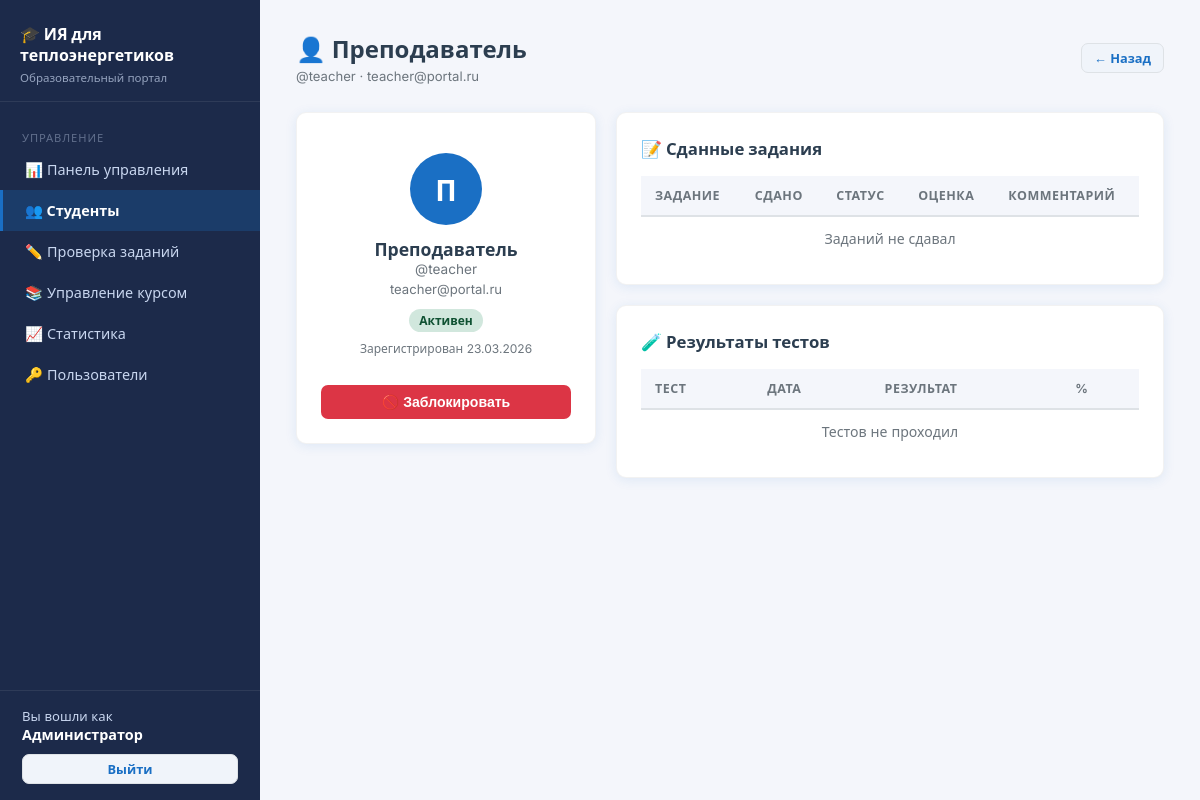
Page /admin/student/2 (signed in) on the committed database.
### app.py (models this page shows, shortened)
class User(UserMixin, db.Model):
    __tablename__ = 'users'
    id = db.Column(db.Integer, primary_key=True)
    username = db.Column(db.String(64), unique=True, nullable=False)
    full_name = db.Column(db.String(128), nullable=False)
    email = db.Column(db.String(120), unique=True, nullable=False)
    password_hash = db.Column(db.String(256), nullable=False)
    role = db.Column(db.String(16), nullable=False, default='student')  # student, teacher, admin
    is_active = db.Column(db.Boolean, default=True)
    created_at = db.Column(db.DateTime, default=lambda: datetime.now(timezone.utc))
    submissions = db.relationship('Submission', foreign_keys='Submission.user_id', backref='student', lazy=True)
    test_submissions = db.relationship('TestSubmission', foreign_keys='TestSubmission.user_id', backref='student', lazy=True)

### app.py (the view)
@app.route('/admin/student/<int:uid>')
@login_required
@role_required('teacher', 'admin')
def admin_student_detail(uid):
    student = User.query.get_or_404(uid)
    course = Course.query.first()
    return render_template('admin/student_detail.html', student=student, course=course)

### app.py (called while the page is built)
def role_required(*roles):
    def decorator(f):
        @wraps(f)
        def decorated(*args, **kwargs):
            if not current_user.is_authenticated or current_user.role not in roles:
                abort(403)
            return f(*args, **kwargs)
        return decorated
    return decorator

@login_manager.user_loader
def load_user(user_id):
    return db.session.get(User, int(user_id))

@app.context_processor
def inject_now():
    return {'now': datetime.now(timezone.utc), 'json': json}

### templates/admin/student_detail.html (shortened to what this page needs)
{% extends 'base.html' %}
{% block content %}
<div class="topbar">
  <div>
    <h1>👤 {{ student.full_name }}</h1>
    <div class="breadcrumb">@{{ student.username }} · {{ student.email }}</div>
  </div>
  <a href="{{ url_for('admin_students') }}" class="btn btn-secondary btn-sm">← Назад</a>
</div>
<div style="display:grid;grid-template-columns:300px 1fr;gap:20px;align-items:start">
  <div class="card">
    <div style="text-align:center;padding:16px 0">
      <div style="width:72px;height:72px;border-radius:50%;background:var(--primary);color:#fff;display:flex;align-items:center;justify-content:center;font-size:1.8rem;font-weight:700;margin:0 auto">
        {{ student.full_name[0] }}
      </div>
      <div style="font-weight:700;font-size:1.1rem;margin-top:12px">{{ student.full_name }}</div>
      <div style="color:var(--muted);font-size:.85rem">@{{ student.username }}</div>
      <div style="color:var(--muted);font-size:.82rem;margin-top:4px">{{ student.email }}</div>
      <div style="margin-top:12px">
        <span class="badge {% if student.is_active %}badge-reviewed{% else %}badge-revision{% endif %}">
          {{ 'Активен' if student.is_active else 'Заблокирован' }}
        </span>
      </div>
      <div style="font-size:.75rem;color:var(--muted);margin-top:8px">
        Зарегистрирован {{ student.created_at.strftime('%d.%m.%Y') }}
      </div>
    </div>
    {% if current_user.role == 'admin' %}
    <form method="POST" action="{{ url_for('admin_toggle_user', uid=student.id) }}" style="margin-top:12px">
      <button type="submit" class="btn {% if student.is_active %}btn-danger{% else %}btn-success{% endif %}" style="width:100%;justify-content:center" onclick="return confirm('Уверены?')">
        {{ '🚫 Заблокировать' if student.is_active else '✅ Разблокировать' }}
      </button>
    </form>
    {% endif %}
  </div>
  <div>
    <div class="card" style="margin-bottom:20px">
      <div class="card-title">📝 Сданные задания</div>
      <div class="table-wrap">
        <table>
          <thead>
            <tr><th>Задание</th><th>Сдано</th><th>Статус</th><th>Оценка</th><th>Комментарий</th></tr>
          </thead>
          <tbody>
            {% for sub in student.submissions %}
            <tr>
              <td style="font-weight:600">{{ sub.assignment.title }}</td>
              <td style="font-size:.82rem;color:var(--muted)">{{ sub.submitted_at.strftime('%d.%m.%Y %H:%M') }}</td>
              <td>
                {% if sub.status == 'pending' %}<span class="badge badge-pending">⏳</span>
                {% elif sub.status == 'reviewed' %}<span class="badge badge-reviewed">✅</span>
                {% else %}<span class="badge badge-revision">🔄</span>{% endif %}
              </td>
              <td style="font-weight:700;text-align:center">{{ sub.grade if sub.grade is not none else '—' }}</td>
              <td style="font-size:.82rem;color:var(--muted)">{{ (sub.comment[:60] + '...') if sub.comment and sub.comment|length > 60 else (sub.comment or '—') }}</td>
            </tr>
            {% else %}
            <tr><td colspan="5" style="text-align:center;color:var(--muted)">Заданий не сдавал</td></tr>
            {% endfor %}
          </tbody>
        </table>
      </div>
    </div>
    <div class="card">
      <div class="card-title">🧪 Результаты тестов</div>
      <div class="table-wrap">
        <table>
          <thead>
            <tr><th>Тест</th><th>Дата</th><th>Результат</th><th>%</th></tr>
          </thead>
          <tbody>
            {% for ts in student.test_submissions if ts.finished_at %}
            {% set pct = ((ts.score / ts.max_score * 100)|int) if ts.max_score > 0 else 0 %}
            <tr>
              <td style="font-weight:600">{{ ts.test.title }}</td>
              <td style="font-size:.82rem;color:var(--muted)">{{ ts.finished_at.strftime('%d.%m.%Y %H:%M') }}</td>
              <td style="text-align:center">{{ ts.score }}/{{ ts.max_score }}</td>
              <td style="font-weight:700;color:{% if pct >= 75 %}var(--success){% elif pct >= 50 %}var(--accent){% else %}var(--danger){% endif %}">{{ pct }}%</td>
            </tr>
            {% else %}
            <tr><td colspan="4" style="text-align:center;color:var(--muted)">Тестов не проходил</td></tr>
            {% endfor %}
          </tbody>
        </table>
      </div>
    </div>
  </div>
</div>
{% endblock %}

### templates/base.html (shortened to what this page needs)
<!DOCTYPE html>
<html lang="ru">
<head>
  <link rel="stylesheet" href="{{ url_for('static', filename='css/style.css') }}">
</head>
<body>
<div class="layout">
  <aside class="sidebar">
    <div class="sidebar-logo">
      <div class="logo-title">🎓 ИЯ для теплоэнергетиков</div>
      <div class="logo-sub">Образовательный портал</div>
    </div>
    <nav class="sidebar-nav">
      {% if current_user.is_authenticated %}
        {% if current_user.role in ('teacher', 'admin') %}
          <div class="nav-section">Управление</div>
          <a href="{{ url_for('admin_dashboard') }}" class="{{ 'active' if request.endpoint == 'admin_dashboard' }}">
            📊 Панель управления
          </a>
          <a href="{{ url_for('admin_students') }}" class="{{ 'active' if request.endpoint in ('admin_students','admin_student_detail') }}">
            👥 Студенты
          </a>
          <a href="{{ url_for('admin_review') }}" class="{{ 'active' if request.endpoint in ('admin_review','admin_review_detail') }}">
            ✏️ Проверка заданий
          </a>
          <a href="{{ url_for('admin_course') }}" class="{{ 'active' if 'course' in request.endpoint or 'material' in request.endpoint or 'assignment' in request.endpoint or 'test' in request.endpoint }}">
            📚 Управление курсом
          </a>
          <a href="{{ url_for('admin_statistics') }}" class="{{ 'active' if request.endpoint == 'admin_statistics' }}">
            📈 Статистика
          </a>
          {% if current_user.role == 'admin' %}
          <a href="{{ url_for('admin_users') }}" class="{{ 'active' if request.endpoint == 'admin_users' }}">
            🔑 Пользователи
          </a>
          {% endif %}
        {% endif %}
      {% endif %}
    </nav>
    {% if current_user.is_authenticated %}
    <div class="sidebar-footer">
      <div class="user-info">Вы вошли как</div>
      <div class="user-name">{{ current_user.full_name }}</div>
      <div style="margin-top:10px">
        <a href="{{ url_for('logout') }}" class="btn btn-secondary btn-sm" style="width:100%;justify-content:center">
          Выйти
        </a>
      </div>
    </div>
    {% endif %}
  </aside>
  <main class="main-content">
    {% block content %}{% endblock %}
  </main>
</div>
</body>
</html>

### static/css/style.css (style rules this page uses)
:root { --primary: #1a6fc4; --primary-dark: #135299; --secondary: #17a2b8; --accent: #f0a500; --bg: #f4f6fb; --sidebar-bg: #1c2a4a; --sidebar-text: #c8d6ef; --sidebar-active: #1a6fc4; --card-bg: #ffffff; --text: #2c3e50; --muted: #6c757d; --border: #dee2e6; --success: #28a745; --warning: #ffc107; --danger: #dc3545; --radius: 10px; --shadow: 0 2px 12px rgba(26,111,196,.10); --transition: .2s ease; }
* { box-sizing: border-box; margin: 0; padding: 0; }
body { font-family: 'Inter', 'Segoe UI', sans-serif; background: var(--bg); color: var(--text); min-height: 100vh; }
.layout { display: flex; min-height: 100vh; }
.sidebar { width: 260px; min-height: 100vh; background: var(--sidebar-bg); display: flex; flex-direction: column; position: fixed; top: 0; left: 0; bottom: 0; z-index: 100; }
.sidebar-logo { padding: 24px 20px 16px; border-bottom: 1px solid rgba(255,255,255,.08); }
.sidebar-logo .logo-title { font-size: 1rem; font-weight: 700; color: #fff; line-height: 1.3; }
.sidebar-logo .logo-sub { font-size: .72rem; color: var(--sidebar-text); margin-top: 4px; opacity: .7; }
.sidebar-nav { flex: 1; padding: 12px 0; }
.sidebar-nav a { display: flex; align-items: center; gap: 10px; padding: 11px 22px; color: var(--sidebar-text); text-decoration: none; font-size: .9rem; border-left: 3px solid transparent; transition: var(--transition); }
.sidebar-nav a.active { background: rgba(26,111,196,.25); color: #fff; border-left-color: var(--primary); font-weight: 600; }
.sidebar-nav .nav-section { padding: 16px 22px 4px; font-size: .7rem; text-transform: uppercase; letter-spacing: .08em; color: rgba(200,214,239,.4); }
.sidebar-footer { padding: 16px 22px; border-top: 1px solid rgba(255,255,255,.08); }
.sidebar-footer .user-info { color: var(--sidebar-text); font-size: .82rem; }
.sidebar-footer .user-name { color: #fff; font-weight: 600; font-size: .9rem; }
.main-content { margin-left: 260px; flex: 1; padding: 32px 36px; }
.topbar { display: flex; align-items: center; justify-content: space-between; margin-bottom: 28px; }
.topbar h1 { font-size: 1.5rem; font-weight: 700; color: var(--text); }
.topbar .breadcrumb { font-size: .82rem; color: var(--muted); margin-top: 3px; }
.card { background: var(--card-bg); border-radius: var(--radius); box-shadow: var(--shadow); padding: 24px; border: 1px solid rgba(0,0,0,.05); }
.card + .card { margin-top: 20px; }
.card-title { font-size: 1.05rem; font-weight: 700; margin-bottom: 16px; display: flex; align-items: center; gap: 8px; }
.btn { display: inline-flex; align-items: center; gap: 6px; padding: 9px 18px; border-radius: 7px; font-size: .88rem; font-weight: 600; cursor: pointer; border: none; text-decoration: none; transition: var(--transition); }
.btn-secondary { background: #f0f4fa; color: var(--primary); border: 1px solid var(--border); }
.btn-danger { background: var(--danger); color: #fff; }
.btn-sm { padding: 5px 12px; font-size: .8rem; }
.badge { display: inline-flex; align-items: center; gap: 4px; padding: 3px 10px; border-radius: 20px; font-size: .75rem; font-weight: 600; }
.badge-reviewed { background: #d1e7dd; color: #0f5132; }
.table-wrap { overflow-x: auto; }
table { width: 100%; border-collapse: collapse; font-size: .88rem; }
th { background: #f4f6fb; padding: 11px 14px; text-align: left; font-weight: 700; font-size: .78rem; text-transform: uppercase; letter-spacing: .04em; color: var(--muted); border-bottom: 2px solid var(--border); }
td { padding: 12px 14px; border-bottom: 1px solid var(--border); vertical-align: middle; }
tr:last-child td { border-bottom: none; }

### rows in the picture
User: full_name "Администратор"
User: full_name "Преподаватель", username "teacher", email "teacher@portal.ru", full_name "П", is_active "Активен", created_at "23.03.2026", is_active "🚫 Заблокировать"
